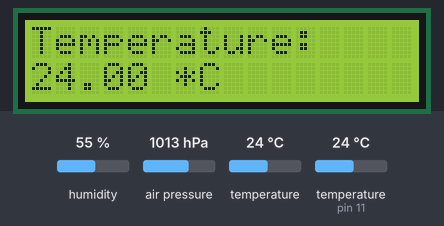
The sketch below on a simulated Arduino Uno, built with avr-gcc and run on an emulated ATmega328P. Parts: 16×2 character LCD. The inputs (shaded band) are chosen by the test bench; at power-on: air pressure 1013 hPa, humidity 55 %, temperature 24 °C, temperature (sensor on pin 11) 24 °C. What the sketch prints to the serial monitor is not drawn.

Above: at 1.2 s.
1.3 s: air pressure set to 952 hPa
At 4.5 s:
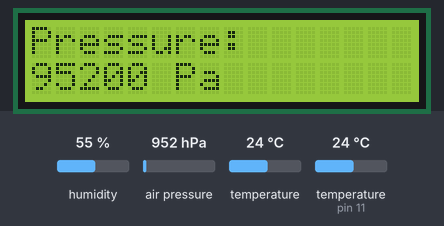
14.8 s: humidity set to 22 %
At 17.4 s:
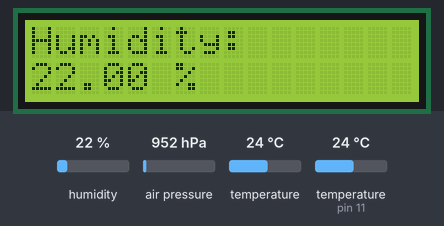
21.4 s: temperature (sensor 0) set to 12 °C
At 30.4 s:
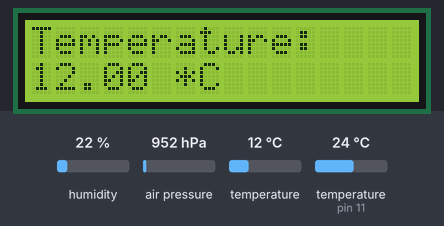
34.6 s: humidity set to 40 %
At 37.3 s:
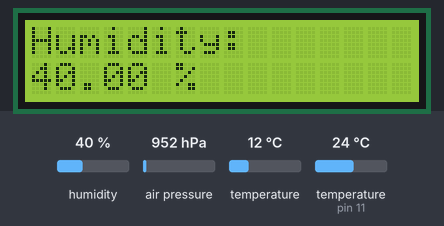
41.3 s: air pressure set to 975 hPa
At 44.3 s:
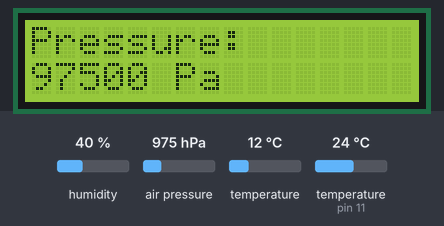
47.9 s: humidity set to 68 %
At 57.1 s:
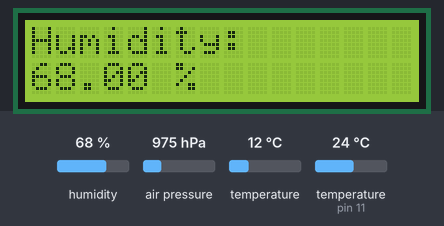
Timing chart, 0 to 58.6 s (numbered marks = the images above; inputs shaded):
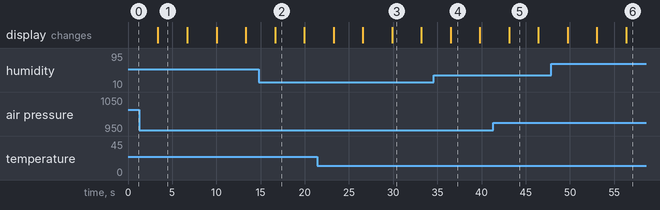

The sketch:

LCD_BMP108.ino
```cpp
#include <LiquidCrystal.h>
#include <Wire.h>
#include <Adafruit_BMP085.h>
#include "DHT.h"
#define DHTPIN 11
#define seaLevelPressure_hPa 1013.25
Adafruit_BMP085 bmp;
#define DHTTYPE DHT22

// initialize the library by associating any needed LCD interface pin
// with the arduino pin number it is connected to
const int rs = 2, en = 3, d4 = 4, d5 = 5, d6 = 6, d7 = 7;
LiquidCrystal lcd(rs, en, d4, d5, d6, d7);
DHT dht(DHTPIN, DHTTYPE);
void setup() {
  Serial.begin(9600);
  dht.begin();
  // set up the LCD's number of columns and rows:
  lcd.begin(16, 2);
  // Print a message to the LCD.
  lcd.print("hello, world!");//comment this out!
  if (!bmp.begin()) {
    lcd.print("Sensor Error");
    while (1) {}
  }
}

void temp(){
  Serial.print("Temperature: ");
  Serial.print(bmp.readTemperature());
  Serial.println(" *C");
  lcd.clear();
  lcd.setCursor(0,0);
  lcd.print("Temperature: ");
  lcd.setCursor(0,1);
  lcd.print(bmp.readTemperature());
  lcd.print(" *C");
  delay(300);
  }

void pressure(){
  Serial.print("Pressure: ");
  Serial.print(bmp.readPressure());
  Serial.println(" Pa");
  lcd.clear();
  lcd.setCursor(0,0);
  lcd.print("Pressure: ");
  lcd.setCursor(0,1);
  lcd.print(bmp.readPressure());
  lcd.print(" Pa");
  delay(300);
  }

void altitude(){
  Serial.print("Altitude: ");
  Serial.print(bmp.readAltitude(seaLevelPressure_hPa * 100));
  Serial.println(" Meters");
  lcd.clear();
  lcd.setCursor(0,0);
  lcd.print("Altitude: ");
  lcd.setCursor(0,1);
  lcd.print(bmp.readAltitude(seaLevelPressure_hPa * 100));
  lcd.print(" Meters");
  delay(300);
  }

void seaLevel(){
  Serial.print("PressureSea LvL:");
  Serial.print(bmp.readSealevelPressure());
  Serial.println(" Pa");
  lcd.clear();
  lcd.setCursor(0,0);
  lcd.print("PressureSea LvL:");
  lcd.setCursor(0,1);
  lcd.print(bmp.readSealevelPressure());
  lcd.print(" Pa");
  delay(300);
  }

void humidity(){
  Serial.print("PressureSea LvL:");
  Serial.print(bmp.readSealevelPressure());
  Serial.println(" Pa");
  lcd.clear();
  lcd.setCursor(0,0);
  lcd.print("Humidity:");
  lcd.setCursor(0,1);
  float h = dht.readHumidity();
    if (isnan(h)){
        lcd.print("404 Not Found");
        return 0;
      }
  lcd.print(h);
  lcd.print(" %");
  delay(300);
  }

void loop() {

  temp();
  delay(3000);
  pressure();
  delay(3000);
  humidity();
  delay(3000);
  //altitude();
  //delay(3000);
  //seaLevel();
  //delay(3000);
}
```

Measured:
- what the display in image 1 shows lasts 3.3 s, from 3.4 s to 6.7 s
